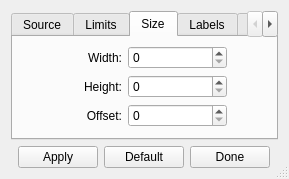
<?xml version="1.0" encoding="UTF-8"?>
<ui version="4.0">
 <class>ColorBarDialog</class>
 <widget class="QDialog" name="ColorBarDialog">
  <property name="geometry">
   <rect>
    <x>0</x>
    <y>0</y>
    <width>289</width>
    <height>172</height>
   </rect>
  </property>
  <property name="windowTitle">
   <string>Color Bar</string>
  </property>
  <property name="sizeGripEnabled">
   <bool>true</bool>
  </property>
  <layout class="QVBoxLayout" name="verticalLayout">
   <item>
    <widget class="QTabWidget" name="tabWidget">
     <property name="currentIndex">
      <number>2</number>
     </property>
     <widget class="QWidget" name="tab">
      <attribute name="title">
       <string>Source</string>
      </attribute>
      <layout class="QFormLayout" name="formLayout">
       <item row="0" column="0">
        <widget class="QLabel" name="labelSource">
         <property name="enabled">
          <bool>true</bool>
         </property>
         <property name="text">
          <string>Source</string>
         </property>
        </widget>
       </item>
       <item row="0" column="1">
        <widget class="QComboBox" name="comboBoxSource">
         <item>
          <property name="text">
           <string>Active data set</string>
          </property>
         </item>
         <item>
          <property name="text">
           <string>Pathlines</string>
          </property>
         </item>
        </widget>
       </item>
      </layout>
     </widget>
     <widget class="QWidget" name="tab_2">
      <attribute name="title">
       <string>Limits</string>
      </attribute>
      <layout class="QFormLayout" name="formLayout_2">
       <item row="0" column="0">
        <widget class="QLabel" name="labelValueBlue">
         <property name="text">
          <string>Value at blue or first color limit:</string>
         </property>
         <property name="alignment">
          <set>Qt::AlignRight|Qt::AlignTrailing|Qt::AlignVCenter</set>
         </property>
         <property name="wordWrap">
          <bool>true</bool>
         </property>
        </widget>
       </item>
       <item row="0" column="1">
        <widget class="QLineEdit" name="lineEditValueBlue"/>
       </item>
       <item row="1" column="0">
        <widget class="QLabel" name="labelValueRed">
         <property name="text">
          <string>Value at red or last color limit:</string>
         </property>
         <property name="alignment">
          <set>Qt::AlignRight|Qt::AlignTrailing|Qt::AlignVCenter</set>
         </property>
         <property name="wordWrap">
          <bool>true</bool>
         </property>
        </widget>
       </item>
       <item row="1" column="1">
        <widget class="QLineEdit" name="lineEditValueRed"/>
       </item>
       <item row="2" column="0">
        <widget class="QCheckBox" name="checkBoxLogScale">
         <property name="text">
          <string>Logarithmic scale</string>
         </property>
        </widget>
       </item>
       <item row="2" column="1">
        <widget class="QPushButton" name="pushButtonReverse">
         <property name="text">
          <string>Reverse</string>
         </property>
        </widget>
       </item>
      </layout>
     </widget>
     <widget class="QWidget" name="tab_3">
      <attribute name="title">
       <string>Size</string>
      </attribute>
      <layout class="QGridLayout" name="gridLayout_2">
       <item row="2" column="0">
        <widget class="QLabel" name="labelOffset">
         <property name="text">
          <string>Offset:</string>
         </property>
         <property name="alignment">
          <set>Qt::AlignRight|Qt::AlignTrailing|Qt::AlignVCenter</set>
         </property>
        </widget>
       </item>
       <item row="1" column="2">
        <spacer name="horizontalSpacer_4">
         <property name="orientation">
          <enum>Qt::Horizontal</enum>
         </property>
         <property name="sizeType">
          <enum>QSizePolicy::Fixed</enum>
         </property>
         <property name="sizeHint" stdset="0">
          <size>
           <width>40</width>
           <height>20</height>
          </size>
         </property>
        </spacer>
       </item>
       <item row="0" column="0">
        <widget class="QLabel" name="labelWidth">
         <property name="text">
          <string>Width:</string>
         </property>
         <property name="alignment">
          <set>Qt::AlignRight|Qt::AlignTrailing|Qt::AlignVCenter</set>
         </property>
        </widget>
       </item>
       <item row="1" column="1">
        <widget class="QSpinBox" name="spinBoxHeight">
         <property name="accelerated">
          <bool>true</bool>
         </property>
        </widget>
       </item>
       <item row="1" column="0">
        <widget class="QLabel" name="labelHeight">
         <property name="text">
          <string>Height:</string>
         </property>
         <property name="alignment">
          <set>Qt::AlignRight|Qt::AlignTrailing|Qt::AlignVCenter</set>
         </property>
        </widget>
       </item>
       <item row="2" column="1">
        <widget class="QSpinBox" name="spinBoxOffset">
         <property name="accelerated">
          <bool>true</bool>
         </property>
        </widget>
       </item>
       <item row="0" column="1">
        <widget class="QSpinBox" name="spinBoxWidth">
         <property name="accelerated">
          <bool>true</bool>
         </property>
        </widget>
       </item>
      </layout>
     </widget>
     <widget class="QWidget" name="tab_4">
      <attribute name="title">
       <string>Labels</string>
      </attribute>
      <layout class="QGridLayout" name="gridLayout">
       <item row="0" column="0">
        <widget class="QLabel" name="labelFontSize">
         <property name="text">
          <string>Font Size:</string>
         </property>
         <property name="alignment">
          <set>Qt::AlignRight|Qt::AlignTrailing|Qt::AlignVCenter</set>
         </property>
        </widget>
       </item>
       <item row="0" column="3">
        <widget class="QRadioButton" name="radioButtonBlack">
         <property name="text">
          <string>Black</string>
         </property>
         <property name="checked">
          <bool>true</bool>
         </property>
        </widget>
       </item>
       <item row="2" column="3">
        <widget class="QRadioButton" name="radioButtonWhite">
         <property name="text">
          <string>White</string>
         </property>
        </widget>
       </item>
       <item row="1" column="3">
        <widget class="QRadioButton" name="radioButtonGray">
         <property name="text">
          <string>Gray</string>
         </property>
        </widget>
       </item>
       <item row="1" column="1">
        <widget class="QSpinBox" name="spinBoxNumLabels">
         <property name="accelerated">
          <bool>true</bool>
         </property>
        </widget>
       </item>
       <item row="0" column="1">
        <widget class="QSpinBox" name="spinBoxFontSize">
         <property name="accelerated">
          <bool>true</bool>
         </property>
        </widget>
       </item>
       <item row="2" column="1">
        <widget class="QSpinBox" name="spinBoxPrecision"/>
       </item>
       <item row="1" column="0">
        <widget class="QLabel" name="labelNumLabels">
         <property name="text">
          <string>No. of Labels:</string>
         </property>
         <property name="alignment">
          <set>Qt::AlignRight|Qt::AlignTrailing|Qt::AlignVCenter</set>
         </property>
        </widget>
       </item>
       <item row="2" column="0">
        <widget class="QLabel" name="labelPrecision">
         <property name="text">
          <string>Precision:</string>
         </property>
         <property name="alignment">
          <set>Qt::AlignRight|Qt::AlignTrailing|Qt::AlignVCenter</set>
         </property>
        </widget>
       </item>
       <item row="1" column="2">
        <spacer name="horizontalSpacer_3">
         <property name="orientation">
          <enum>Qt::Horizontal</enum>
         </property>
         <property name="sizeType">
          <enum>QSizePolicy::Fixed</enum>
         </property>
         <property name="sizeHint" stdset="0">
          <size>
           <width>8</width>
           <height>20</height>
          </size>
         </property>
        </spacer>
       </item>
      </layout>
     </widget>
     <widget class="QWidget" name="tab_5">
      <attribute name="title">
       <string>Colors</string>
      </attribute>
      <layout class="QGridLayout" name="gridLayout_3">
       <item row="0" column="1">
        <widget class="QLabel" name="labelColorScheme">
         <property name="text">
          <string>Color Scheme</string>
         </property>
        </widget>
       </item>
       <item row="2" column="3">
        <widget class="QListWidget" name="listWidgetLast">
         <property name="enabled">
          <bool>false</bool>
         </property>
         <property name="sizePolicy">
          <sizepolicy hsizetype="Fixed" vsizetype="Fixed">
           <horstretch>0</horstretch>
           <verstretch>0</verstretch>
          </sizepolicy>
         </property>
         <property name="minimumSize">
          <size>
           <width>31</width>
           <height>21</height>
          </size>
         </property>
         <property name="maximumSize">
          <size>
           <width>31</width>
           <height>21</height>
          </size>
         </property>
         <property name="focusPolicy">
          <enum>Qt::NoFocus</enum>
         </property>
         <property name="styleSheet">
          <string notr="true">background-color: rgb(255, 105, 180);</string>
         </property>
        </widget>
       </item>
       <item row="1" column="4">
        <spacer name="horizontalSpacer_5">
         <property name="orientation">
          <enum>Qt::Horizontal</enum>
         </property>
         <property name="sizeType">
          <enum>QSizePolicy::Fixed</enum>
         </property>
         <property name="sizeHint" stdset="0">
          <size>
           <width>10</width>
           <height>20</height>
          </size>
         </property>
        </spacer>
       </item>
       <item row="1" column="3">
        <widget class="QListWidget" name="listWidgetFirst">
         <property name="enabled">
          <bool>false</bool>
         </property>
         <property name="sizePolicy">
          <sizepolicy hsizetype="Fixed" vsizetype="Fixed">
           <horstretch>0</horstretch>
           <verstretch>0</verstretch>
          </sizepolicy>
         </property>
         <property name="minimumSize">
          <size>
           <width>31</width>
           <height>21</height>
          </size>
         </property>
         <property name="maximumSize">
          <size>
           <width>31</width>
           <height>21</height>
          </size>
         </property>
         <property name="focusPolicy">
          <enum>Qt::NoFocus</enum>
         </property>
         <property name="styleSheet">
          <string notr="true">background-color: rgb(255, 105, 180);</string>
         </property>
         <property name="verticalScrollBarPolicy">
          <enum>Qt::ScrollBarAlwaysOff</enum>
         </property>
         <property name="horizontalScrollBarPolicy">
          <enum>Qt::ScrollBarAlwaysOff</enum>
         </property>
        </widget>
       </item>
       <item row="0" column="0">
        <spacer name="horizontalSpacer_8">
         <property name="orientation">
          <enum>Qt::Horizontal</enum>
         </property>
         <property name="sizeType">
          <enum>QSizePolicy::Fixed</enum>
         </property>
         <property name="sizeHint" stdset="0">
          <size>
           <width>10</width>
           <height>20</height>
          </size>
         </property>
        </spacer>
       </item>
       <item row="1" column="1" colspan="2">
        <widget class="QPushButton" name="pushButtonLowerColor">
         <property name="text">
          <string>Choose First Color</string>
         </property>
        </widget>
       </item>
       <item row="2" column="1" colspan="2">
        <widget class="QPushButton" name="pushButtonUpperColor">
         <property name="text">
          <string>Choose Last Color</string>
         </property>
        </widget>
       </item>
       <item row="0" column="2" colspan="2">
        <widget class="QComboBox" name="comboBoxColorScheme">
         <item>
          <property name="text">
           <string>Default</string>
          </property>
         </item>
         <item>
          <property name="text">
           <string>Modified</string>
          </property>
         </item>
         <item>
          <property name="text">
           <string>Custom</string>
          </property>
         </item>
        </widget>
       </item>
      </layout>
     </widget>
    </widget>
   </item>
   <item>
    <layout class="QHBoxLayout" name="horizontalLayout">
     <item>
      <spacer name="horizontalSpacer">
       <property name="orientation">
        <enum>Qt::Horizontal</enum>
       </property>
       <property name="sizeHint" stdset="0">
        <size>
         <width>40</width>
         <height>20</height>
        </size>
       </property>
      </spacer>
     </item>
     <item>
      <widget class="QPushButton" name="pushButtonApply">
       <property name="text">
        <string>Apply</string>
       </property>
      </widget>
     </item>
     <item>
      <widget class="QPushButton" name="pushButtonDefault">
       <property name="text">
        <string>Default</string>
       </property>
      </widget>
     </item>
     <item>
      <widget class="QPushButton" name="pushButtonDone">
       <property name="text">
        <string>Done</string>
       </property>
      </widget>
     </item>
     <item>
      <spacer name="horizontalSpacer_2">
       <property name="orientation">
        <enum>Qt::Horizontal</enum>
       </property>
       <property name="sizeHint" stdset="0">
        <size>
         <width>40</width>
         <height>20</height>
        </size>
       </property>
      </spacer>
     </item>
    </layout>
   </item>
  </layout>
 </widget>
 <tabstops>
  <tabstop>tabWidget</tabstop>
  <tabstop>comboBoxSource</tabstop>
  <tabstop>lineEditValueBlue</tabstop>
  <tabstop>lineEditValueRed</tabstop>
  <tabstop>checkBoxLogScale</tabstop>
  <tabstop>pushButtonReverse</tabstop>
  <tabstop>spinBoxWidth</tabstop>
  <tabstop>spinBoxHeight</tabstop>
  <tabstop>spinBoxOffset</tabstop>
  <tabstop>spinBoxFontSize</tabstop>
  <tabstop>spinBoxNumLabels</tabstop>
  <tabstop>spinBoxPrecision</tabstop>
  <tabstop>radioButtonBlack</tabstop>
  <tabstop>radioButtonGray</tabstop>
  <tabstop>radioButtonWhite</tabstop>
  <tabstop>comboBoxColorScheme</tabstop>
  <tabstop>pushButtonLowerColor</tabstop>
  <tabstop>pushButtonUpperColor</tabstop>
  <tabstop>listWidgetFirst</tabstop>
  <tabstop>listWidgetLast</tabstop>
  <tabstop>pushButtonApply</tabstop>
  <tabstop>pushButtonDefault</tabstop>
  <tabstop>pushButtonDone</tabstop>
 </tabstops>
 <resources/>
 <connections/>
</ui>
